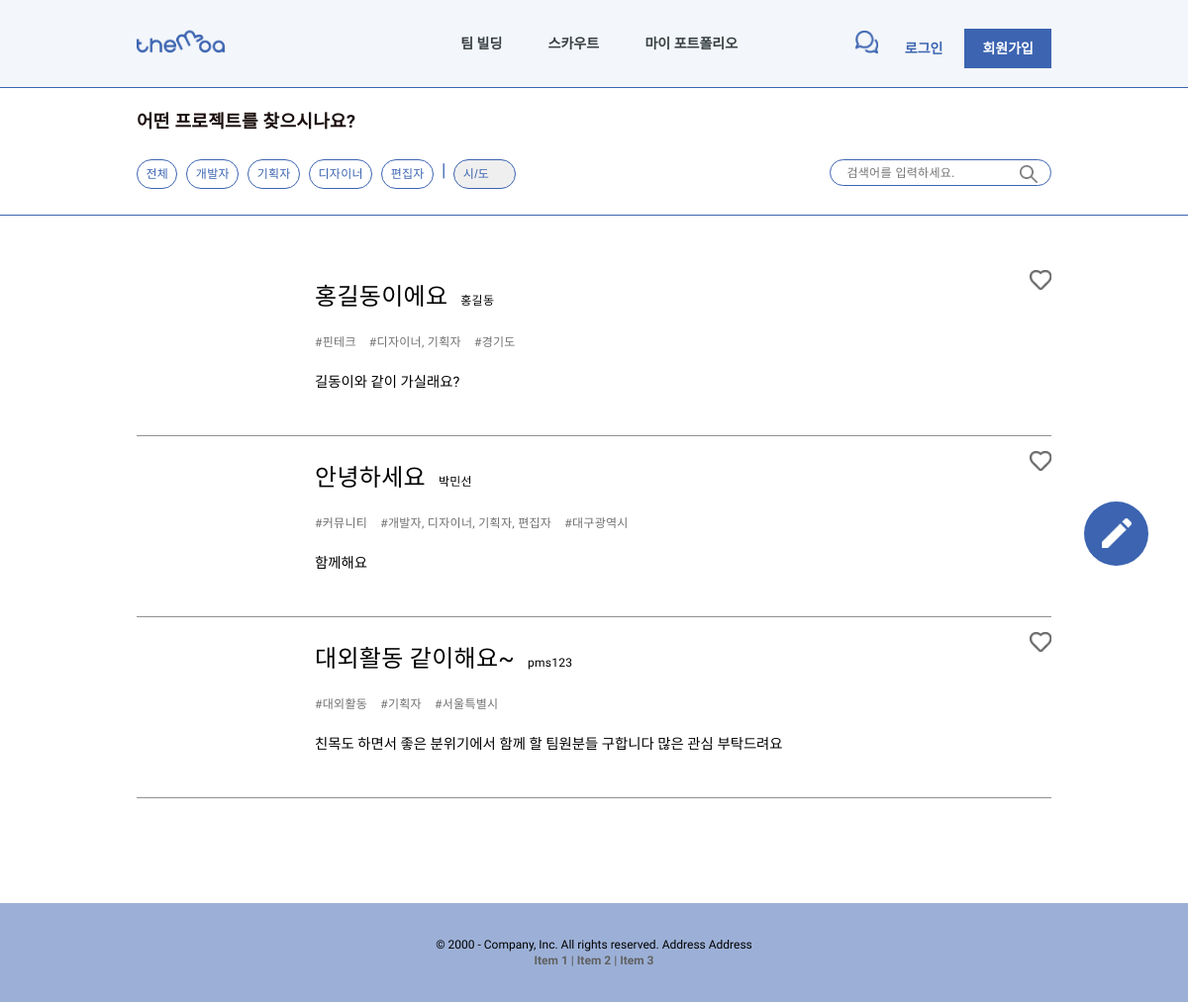
Page /recruit/team_build/Planner on the earlier database version.
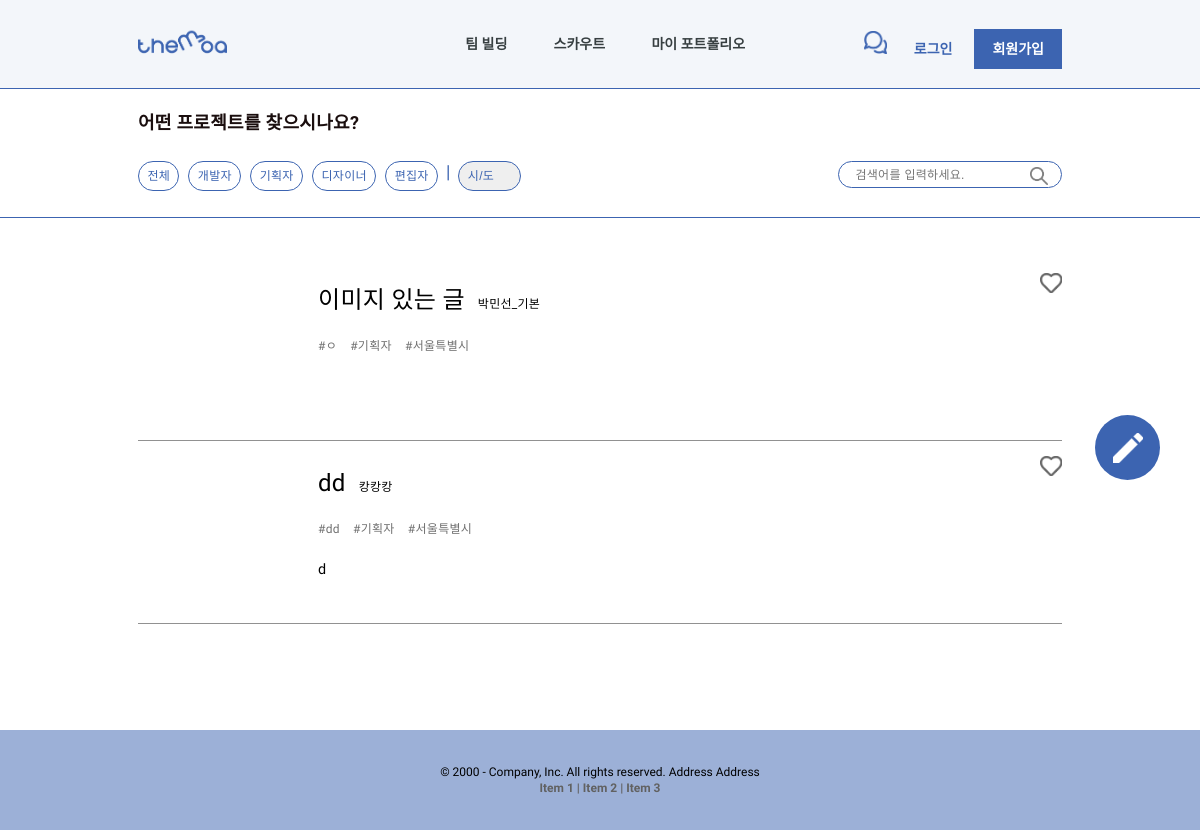
Same page on the later database version.
### team_build/models.py (models this page shows)
class Recruit(models.Model):
    writer = models.CharField(default='', max_length=200)
    title = models.CharField(default='', max_length=300) # 프로젝트 한줄 설명으로 들어갈 것
    team_name = models.CharField(default='', max_length=200)
    service = models.CharField(default='', max_length=200)
    team_members = models.CharField(
        default='1',
        blank=True,
        null=False,
        max_length=10,
        choices=TEAM_MEMBERS_CHOICES
        )
    service_level = models.CharField(
        default='0',
        null=False,
        blank=True,
        max_length=10,
        choices=LEVEL_CHOICES
        )
    founding_date = models.DateField(default=timezone.now, null=False, blank=True)
    locate = models.CharField(default='', null=False, blank=True, max_length=2, choices=LOCATE_CHOICES)
    image = models.ImageField(
        default='image/team_build/none/img_default.png',
        upload_to="image/team_build/",
        blank=True,
        null=False
        )
    role = MultiSelectField(default='', choices=ROLE_CHOICES, max_choices=4, max_length=100)
    detail = models.TextField(blank=True, null=True)

### team_build/views.py (the view)
# urls.py: path('team_build/<str:input_role>', recruit_role_search, name='recruit_role_search'),
def recruit_role_search(request, input_role):
    results = Recruit.objects.filter(Q(role__icontains=input_role)).distinct()
    results = results.order_by('-id')
    paginator = Paginator(results, 5)
    page = request.GET.get('page')
    posts = paginator.get_page(page)
    context = {
        'posts':posts,
    }
    return render(request, 'team_build/recruit_role_search.html' ,context)

### templates/team_build/recruit_role_search.html (shortened to what this page needs)
{% extends 'team_build/team_build.html' %}
    {% block extrahead %}
    {% load static %}
        <link rel="stylesheet" href="{% static 'css/base.css' %}">
        <link rel="stylesheet" href="{% static 'css/team_build/team_build.css' %}">
    {% endblock %}
    {% block posts %}
        {% for post in posts %}
        <div class="recruit-post">
            <a class="recruit-img" href="{% url 'team_build:detail_recruit' post.id %}">
                <div style="background-image: url('../../media/{{post.image}}');"></div>
            </a>
            <a class="recruit-content" href="{% url 'team_build:detail_recruit' post.id %}">
                <div>
                    <p class="recruit-title">{{post.title}}</p>
                    <p class="recruit-writer">{{post.writer}}</p>
                </div>
                <p class="recruit-hashtag">
                    #{{post.service}}&nbsp&nbsp&nbsp
                    #{% for role in post.get_role_display %}{{role}}{% endfor %}&nbsp&nbsp&nbsp
                    #{{post.get_locate_display}}
                </p>
                <p class="recruit-detail">{{post.detail}}</p>
            </a>
            <a class="recruit-like" href="{% url 'team_build:recruit_like' post.id %}">
                <div style="background-image: url('../../static/img/like_icon.png');"></div>
            </a>
        </div>
        {% endfor %}
    {% endblock %}

Differences in the rows shown:
removed Recruit: title "홍길동이에요", writer "홍길동", service "핀테크", get_role_display "디" "자" "이" "너" "," "기" "획" "자", locate "경기도", detail "길동이와 같이 가실래요?"
removed Recruit: title "안녕하세요", writer "박민선", service "커뮤니티", get_role_display "개" "발" "자" "," "디" "자" "이" "너" "," "기" "획" "자" "," "편" "집" "자", locate "대구광역시", detail "함께해요"
no longer on this page (row edited): Recruit: title "대외활동 같이해요~", writer "pms123", service "대외활동", get_role_display "기" "획" "자", locate "서울특별시", detail "친목도 하면서 좋은 분위기에서 함께 할 팀원분들 구합니다 많은 관심 부탁드려요"
now on this page (row edited): Recruit: title "이미지 있는 글", writer "박민선_기본", service "ㅇ", get_role_display "기" "획" "자", locate "서울특별시"
now on this page (row edited): Recruit: title "dd", writer "캉캉캉", service "dd", get_role_display "기" "획" "자", locate "서울특별시", detail "d"
